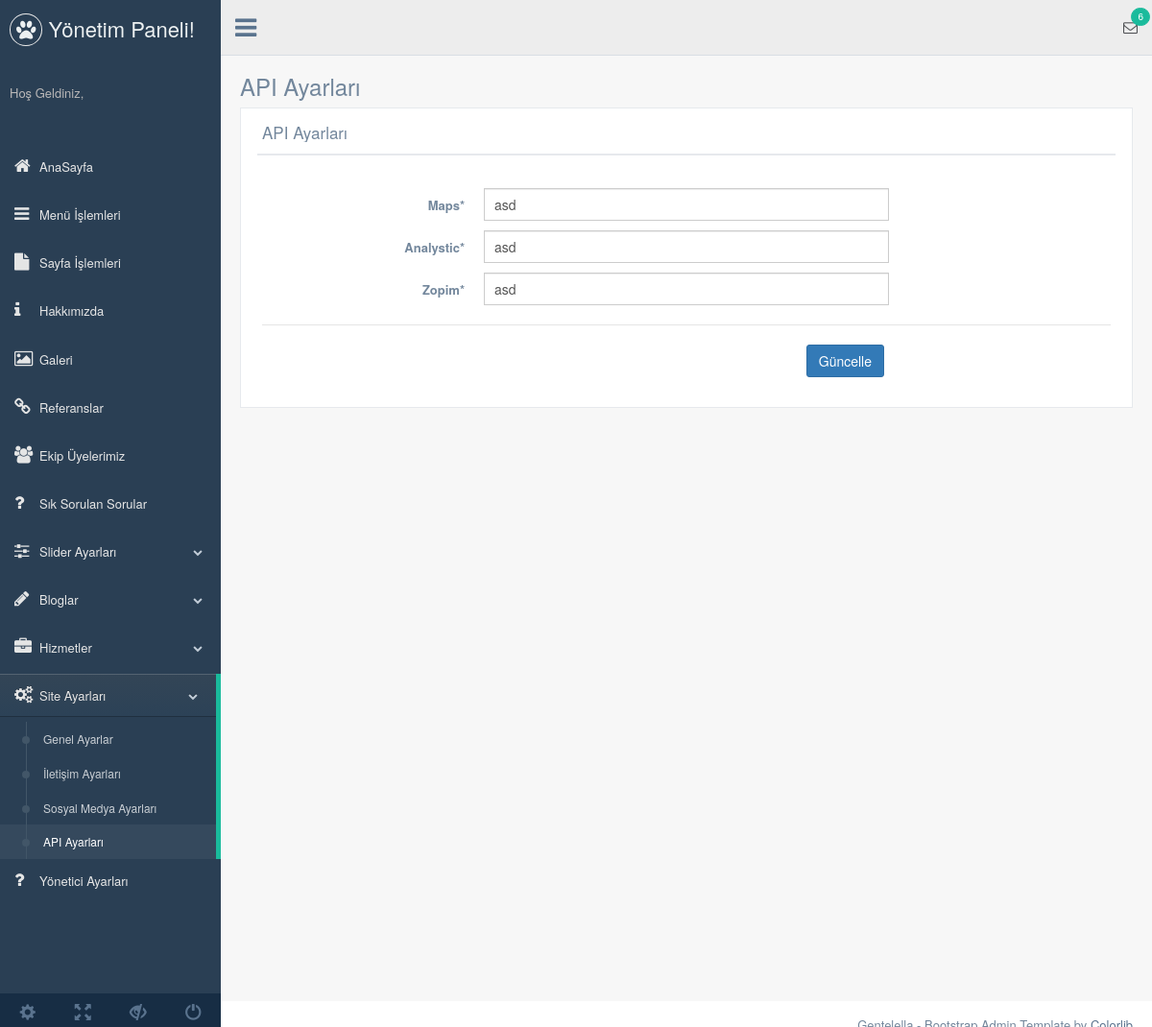
Page /admin/production/api-ayar.php on the committed database.
### tables this page shows
CREATE TABLE `ayar` (
  `ayar_id` int(11) NOT NULL,
  `ayar_title` varchar(50) NOT NULL,
  `ayar_descr` varchar(255) NOT NULL,
  `ayar_keywords` varchar(250) NOT NULL,
  `ayar_auth` varchar(200) NOT NULL,
  `ayar_tel` varchar(50) NOT NULL,
  `ayar_gsm` varchar(20) NOT NULL,
  `ayar_fax` varchar(20) NOT NULL,
  `ayar_mail` varchar(100) NOT NULL,
  `ayar_ilce` varchar(100) NOT NULL,
  `ayar_il` varchar(50) NOT NULL,
  `ayar_adres` varchar(350) NOT NULL,
  `ayar_mesai` varchar(150) NOT NULL,
  `ayar_maps` text NOT NULL,
  `ayar_analystic` text NOT NULL,
  `ayar_zopim` text NOT NULL,
  `ayar_facebook` varchar(255) NOT NULL,
  `ayar_twitter` varchar(255) NOT NULL,
  `ayar_instagram` varchar(255) NOT NULL,
  `ayar_google` varchar(255) NOT NULL,
  `ayar_youtube` varchar(255) NOT NULL
);

### admin/functions/db.class.php (called while the page is built)
<?php
class Db{
    private $host = "localhost";
    private $username = "root";
    private $password = "";
    private $dbname = "admin";
    protected function connect()
    {
        try
        {
            $dsn = "mysql:host=".$this->host.";dbname=".$this->dbname;
            $pdo = new PDO($dsn,$this->username,$this->password);
            $pdo->setAttribute(PDO::ATTR_ERRMODE, PDO::ERRMODE_EXCEPTION);
            $pdo->setAttribute(PDO::ATTR_DEFAULT_FETCH_MODE, PDO::FETCH_OBJ);
            return $pdo;
        }
        catch(PDOException $e)
        {
            echo "Bağlantı Hatası: ".$e->getMessage();
        }
    }
}
?>

### admin/functions/functions.class.php (called while the page is built, shortened)
<?php
class ayar extends Db
{
    public function ayarGetir()
    {
        $query = "SELECT * FROM ayar where ayar_id=:id";
        $stmt = $this->connect()->prepare($query);
        $stmt->execute(['id'=>0]);
        return $stmt->fetch();
    }
}
?>

### admin/production/api-ayar.php (the view, shortened to what this page needs)
<?php
require_once('../functions/db.class.php');
include "../functions/functions.class.php";
include "../production/inc/_header.php";
$ayar = new ayar();
$ayarlar = $ayar->ayarGetir();
?>
<div class="right_col" role="main">
    <div class="">
        <div class="page-title">
            <div class="title_left">
            <h3>API Ayarları</h3>
            </div>
        </div>
        <div class="row">
              <div class="col-md-12 col-sm-12 col-xs-12">
                <div class="x_panel">
                  <div class="x_title">
                    <h2>API Ayarları
                     </h2>
                    <div class="clearfix"></div>
                  </div>
                  <div class="x_content">
                    <br />
                    <form  method="POST" id="demo-form2" data-parsley-validate class="form-horizontal form-label-left">
                    <div class="form-group">
                        <label class="control-label col-md-3 col-sm-3 col-xs-12" for="ayar_maps">Maps<span class="required">*</span>
                        </label>
                        <div class="col-md-6 col-sm-6 col-xs-12">
                          <input class="form-control col-md-7 col-xs-12" type="text" id="ayar_maps" name="ayar_maps" required="required"  value="<?php echo $ayarlar->ayar_maps?>">
                        </div>
                      </div>
                      <div class="form-group">
                        <label class="control-label col-md-3 col-sm-3 col-xs-12" for="ayar_analystic">Analystic<span class="required">*</span>
                        </label>
                        <div class="col-md-6 col-sm-6 col-xs-12">
                          <input class="form-control col-md-7 col-xs-12" type="text" id="ayar_analystic" name="ayar_analystic" required="required" value="<?php echo $ayarlar->ayar_analystic?>" >
                        </div>
                      </div>
                      <div class="form-group">
                        <label class="control-label col-md-3 col-sm-3 col-xs-12" for="ayar_zopim">Zopim<span class="required">*</span>
                        </label>
                        <div class="col-md-6 col-sm-6 col-xs-12">
                          <input class="form-control col-md-7 col-xs-12" type="text" id="ayar_zopim" name="ayar_zopim" required="required"  value="<?php echo $ayarlar->ayar_zopim?>">
                        </div>
                      </div>
                      <div class="ln_solid"></div>
                      <div class="form-group">
                        <div align="right"  class="col-md-6 col-sm-6 col-xs-12 col-md-offset-3">
                          <button class="btn btn-primary" type="submit" name="submit" >Güncelle</button>
                        </div>
                      </div>
                    </form>
                  </div>
                </div>
            </div>
        </div>
    </div>
</div>
<?php
include "../production/inc/_footer.php";
?>

### rows in the picture
ayar: ayar_maps "asd", ayar_analystic "asd", ayar_zopim "asd"
